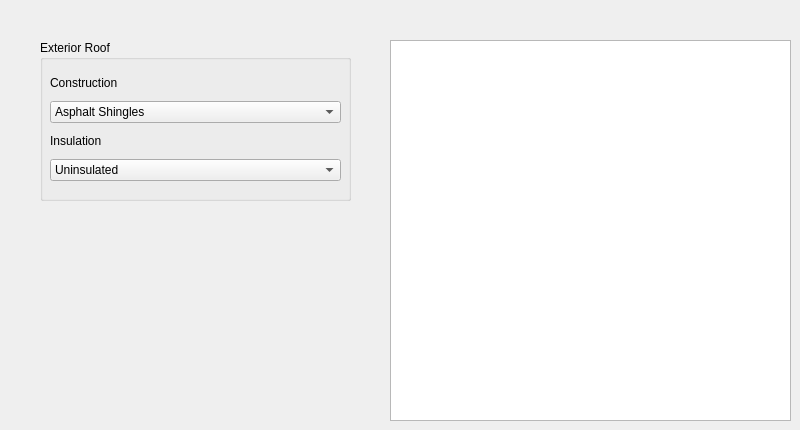
      <widget class="QWidget" name="tab_8">
       <attribute name="title">
        <string>Exterior Roof</string>
       </attribute>
       <widget class="QGraphicsView" name="ShowExtRoof">
        <property name="geometry">
         <rect>
          <x>390</x>
          <y>40</y>
          <width>401</width>
          <height>381</height>
         </rect>
        </property>
       </widget>
       <widget class="QGroupBox" name="groupBox_8">
        <property name="geometry">
         <rect>
          <x>40</x>
          <y>40</y>
          <width>311</width>
          <height>161</height>
         </rect>
        </property>
        <property name="title">
         <string>Exterior Roof</string>
        </property>
        <widget class="QWidget" name="layoutWidget_4">
         <property name="geometry">
          <rect>
           <x>10</x>
           <y>30</y>
           <width>291</width>
           <height>111</height>
          </rect>
         </property>
         <layout class="QVBoxLayout" name="verticalLayout_16">
          <item>
           <widget class="QLabel" name="label_15">
            <property name="text">
             <string>Construction</string>
            </property>
           </widget>
          </item>
          <item>
           <widget class="QComboBox" name="ExtRoofConst">
            <item>
             <property name="text">
              <string>Asphalt Shingles</string>
             </property>
            </item>
           </widget>
          </item>
          <item>
           <widget class="QLabel" name="label_16">
            <property name="text">
             <string>Insulation</string>
            </property>
           </widget>
          </item>
          <item>
           <widget class="QComboBox" name="CeilingInsulation">
            <item>
             <property name="text">
              <string>Uninsulated</string>
             </property>
            </item>
            <item>
             <property name="text">
              <string>R7 Fiberglass</string>
             </property>
            </item>
            <item>
             <property name="text">
              <string>R11 Fiberglass</string>
             </property>
            </item>
            <item>
             <property name="text">
              <string>R13 Fiberglass</string>
             </property>
            </item>
            <item>
             <property name="text">
              <string>R19 Fiberglass</string>
             </property>
            </item>
            <item>
             <property name="text">
              <string>R30 Fiberglass</string>
             </property>
            </item>
            <item>
             <property name="text">
              <string>R38 Fiberglass</string>
             </property>
            </item>
            <item>
             <property name="text">
              <string>R49 Fiberglass</string>
             </property>
            </item>
            <item>
             <property name="text">
              <string>R60 Fiberglass</string>
             </property>
            </item>
           </widget>
          </item>
         </layout>
        </widget>
       </widget>
      </widget>
